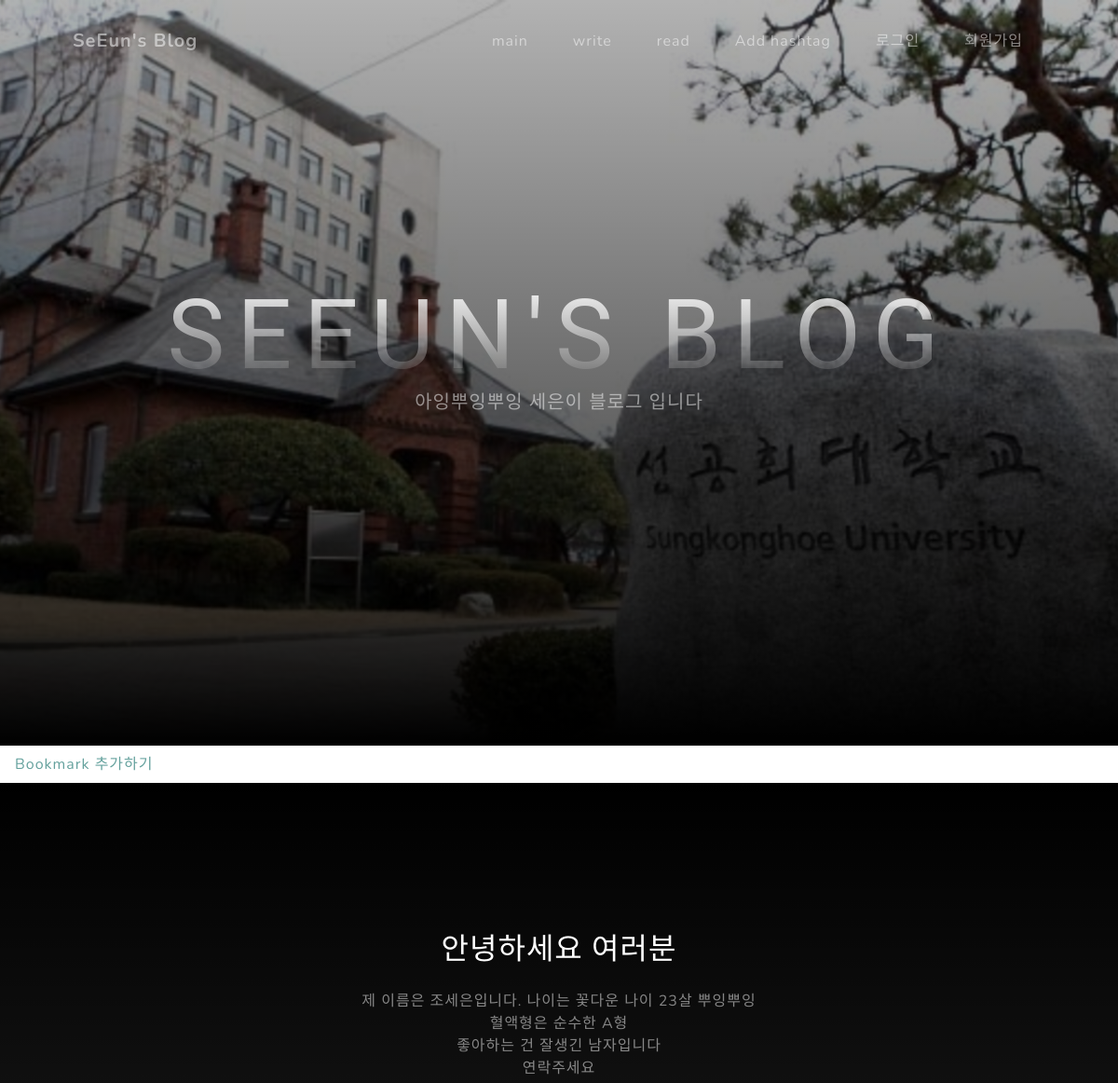
Before: /bookmark/ (upper part) with the older database file.
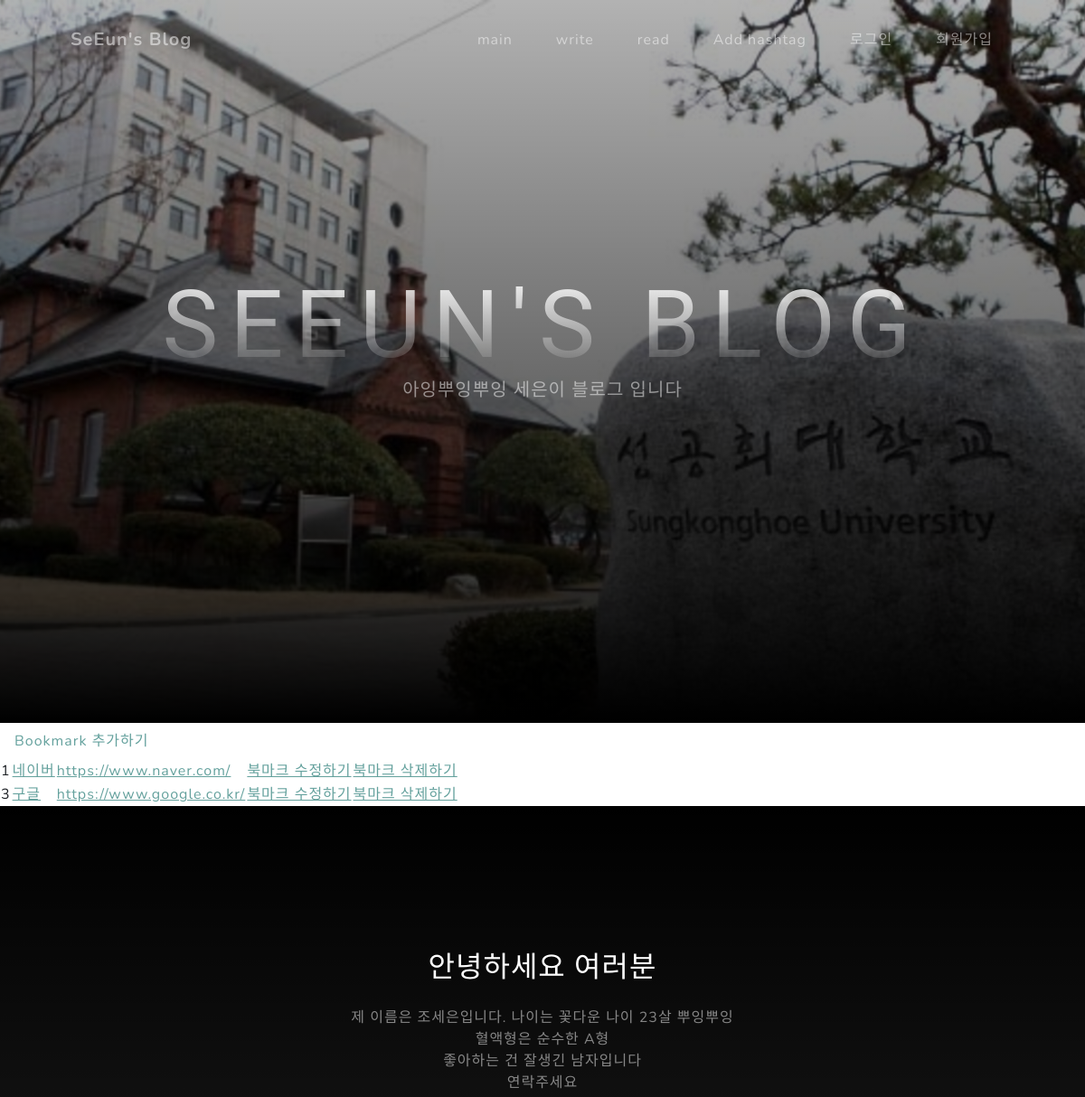
After: the same page with the newer database file.
### bmkapp/models.py (models this page shows, shortened)
class Bookmark(models.Model):
    site_name = models.CharField(max_length=50)
    url = models.URLField()

### bmkapp/views.py (the view)
# urls.py: path('', BookmarkListView.as_view(), name = 'bookmark_list'),
class BookmarkListView(ListView):
    model = Bookmark

### bmkapp/templates/bmkapp/bookmark_list.html
{% extends 'blog/base.html' %}
{% block content %}
<div class="nav-item"><a class="nav-link" href="{% url 'bookmark_create' %}">Bookmark 추가하기</a></div>
    <table>
        {% for object in object_list %}
        <tr>
            <td>{{ object.id }}</td>
            <td><a href="{% url 'bookmark_detail' pk=object.id %}">{{object.site_name}}</a></td>
            <td><a href="{{ object.url }}" target="_blank">{{ object.url }}</a></td>
            <td><a href="{% url 'bookmark_update' pk=object.id %}">북마크 수정하기</a></td>
            <td><a href="{% url 'bookmark_delete' pk=object.id %}">북마크 삭제하기</a></td>
        </tr>
        {% endfor %}
    </table>
{% endblock %}

### blog/templates/blog/base.html (shortened to what this page needs)
<!DOCTYPE html>
{% load static %}
<html lang="en">
    <head>
        <link href="{% static 'blog/css/styles.css' %}" rel="stylesheet" />
    </head>
    <body id="page-top">
        <nav class="navbar navbar-expand-lg navbar-light fixed-top" id="mainNav">
            <div class="container px-4 px-lg-5">
                <a class="navbar-brand" href="#page-top">SeEun's Blog</a>
                <div class="collapse navbar-collapse" id="navbarResponsive">
                    <ul class="navbar-nav ms-auto">
                        <li class="nav-item"><a class="nav-link" href="{% url 'main' %}">main</a></li>
                        <li class="nav-item"><a class="nav-link" href="{% url 'create' %}">write</a></li>
                        <li class="nav-item"><a class="nav-link" href="{% url 'read' %}">read</a></li>
                        <li class="nav-item"><a class="nav-link" href="{% url 'hashtag' %}">Add hashtag</a></li>
                        {% if user.is_activate %}
                        <li class="nav-item"><a class="nav-link" href="{% url 'logout' %}">로그아웃</a></li>
                        <li class="nav-item"><a class="nav-link">{{ user.username }}님 안녕하세요.</a></li>
                        {% else %}
                        <li class="nav-item"><a class="nav-link" href="{% url 'login' %}">로그인</a></li>
                        <li class="nav-item"><a class="nav-link" href="{% url 'signup' %}">회원가입</a></li>
                        {% endif %}
                    </ul>
                </div>
            </div>
        </nav>
        <header class="masthead">
            <div class="container px-4 px-lg-5 d-flex h-100 align-items-center justify-content-center">
                <div class="d-flex justify-content-center">
                    <div class="text-center">
                        <h1 class="mx-auto my-0 text-uppercase">SeEun's Blog</h1>
                        <h2 class="text-white-50 mx-auto mt-2 mb-5">아잉뿌잉뿌잉 세은이 블로그 입니다</h2>
                    </div>
                </div>
            </div>
        </header>
        {% block content %}
        {% endblock %}
        <section class="about-section text-center" id="about">
            <div class="container px-4 px-lg-5">
                <div class="row gx-4 gx-lg-5 justify-content-center">
                    <div class="col-lg-8">
                        <h2 class="text-white mb-4">안녕하세요 여러분</h2>
                        <p class="text-white-50">
                            제 이름은 조세은입니다. 나이는 꽃다운 나이 23살 뿌잉뿌잉<br>
                            혈액형은 순수한 A형 <br>
                            좋아하는 건 잘생긴 남자입니다 <br>
                            연락주세요
                        </p>
                    </div>
                </div>
            </div>
        </section>
    </body>
</html>

Changed rows visible on the page:
added Bookmark: id "1", site_name "네이버", url "https://www.naver.com/"
added Bookmark: id "3", site_name "구글", url "https://www.google.co.kr/"
